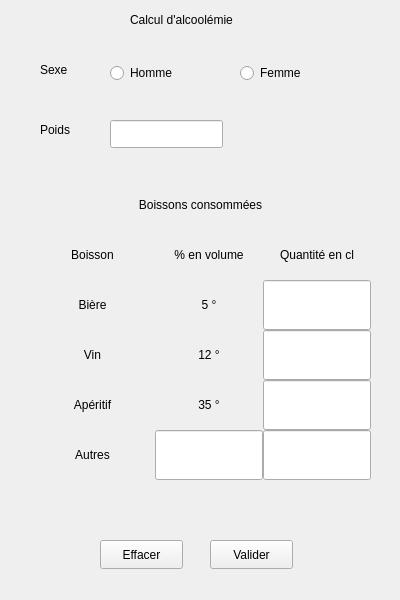
<?xml version="1.0" encoding="UTF-8"?>
<ui version="4.0">
 <class>MainWindow</class>
 <widget class="QMainWindow" name="MainWindow">
  <property name="enabled">
   <bool>true</bool>
  </property>
  <property name="geometry">
   <rect>
    <x>0</x>
    <y>0</y>
    <width>400</width>
    <height>600</height>
   </rect>
  </property>
  <property name="sizePolicy">
   <sizepolicy hsizetype="Expanding" vsizetype="Ignored">
    <horstretch>0</horstretch>
    <verstretch>0</verstretch>
   </sizepolicy>
  </property>
  <property name="maximumSize">
   <size>
    <width>400</width>
    <height>600</height>
   </size>
  </property>
  <property name="windowTitle">
   <string>MainWindow</string>
  </property>
  <widget class="QWidget" name="centralwidget">
   <property name="maximumSize">
    <size>
     <width>400</width>
     <height>600</height>
    </size>
   </property>
   <widget class="QLabel" name="title">
    <property name="geometry">
     <rect>
      <x>130</x>
      <y>10</y>
      <width>131</width>
      <height>20</height>
     </rect>
    </property>
    <property name="text">
     <string>Calcul d'alcoolémie</string>
    </property>
   </widget>
   <widget class="QLabel" name="sex">
    <property name="geometry">
     <rect>
      <x>40</x>
      <y>60</y>
      <width>63</width>
      <height>20</height>
     </rect>
    </property>
    <property name="text">
     <string>Sexe</string>
    </property>
   </widget>
   <widget class="QLabel" name="weight">
    <property name="geometry">
     <rect>
      <x>40</x>
      <y>120</y>
      <width>63</width>
      <height>20</height>
     </rect>
    </property>
    <property name="text">
     <string>Poids</string>
    </property>
   </widget>
   <widget class="QRadioButton" name="man">
    <property name="geometry">
     <rect>
      <x>110</x>
      <y>60</y>
      <width>112</width>
      <height>26</height>
     </rect>
    </property>
    <property name="text">
     <string>Homme</string>
    </property>
   </widget>
   <widget class="QRadioButton" name="woman">
    <property name="geometry">
     <rect>
      <x>240</x>
      <y>60</y>
      <width>112</width>
      <height>26</height>
     </rect>
    </property>
    <property name="text">
     <string>Femme</string>
    </property>
   </widget>
   <widget class="QPushButton" name="delete_2">
    <property name="geometry">
     <rect>
      <x>100</x>
      <y>540</y>
      <width>83</width>
      <height>29</height>
     </rect>
    </property>
    <property name="text">
     <string>Effacer</string>
    </property>
   </widget>
   <widget class="QPushButton" name="check">
    <property name="geometry">
     <rect>
      <x>210</x>
      <y>540</y>
      <width>83</width>
      <height>29</height>
     </rect>
    </property>
    <property name="text">
     <string>Valider</string>
    </property>
   </widget>
   <widget class="QWidget" name="gridLayoutWidget">
    <property name="geometry">
     <rect>
      <x>30</x>
      <y>180</y>
      <width>341</width>
      <height>301</height>
     </rect>
    </property>
    <layout class="QGridLayout" name="gridLayout" rowstretch="0,0,0,0,0,0" columnstretch="5,0,0">
     <property name="sizeConstraint">
      <enum>QLayout::SizeConstraint::SetMaximumSize</enum>
     </property>
     <property name="leftMargin">
      <number>0</number>
     </property>
     <property name="topMargin">
      <number>0</number>
     </property>
     <property name="spacing">
      <number>0</number>
     </property>
     <item row="5" column="2">
      <widget class="QLineEdit" name="other_quantity_input">
       <property name="minimumSize">
        <size>
         <width>0</width>
         <height>50</height>
        </size>
       </property>
      </widget>
     </item>
     <item row="4" column="0">
      <widget class="QLabel" name="aperitif">
       <property name="minimumSize">
        <size>
         <width>0</width>
         <height>50</height>
        </size>
       </property>
       <property name="text">
        <string>Apéritif</string>
       </property>
       <property name="alignment">
        <set>Qt::AlignmentFlag::AlignCenter</set>
       </property>
      </widget>
     </item>
     <item row="3" column="1">
      <widget class="QLabel" name="wine_percentage">
       <property name="text">
        <string>12 °</string>
       </property>
       <property name="alignment">
        <set>Qt::AlignmentFlag::AlignCenter</set>
       </property>
      </widget>
     </item>
     <item row="1" column="1">
      <widget class="QLabel" name="percentage">
       <property name="text">
        <string>% en volume</string>
       </property>
       <property name="alignment">
        <set>Qt::AlignmentFlag::AlignCenter</set>
       </property>
      </widget>
     </item>
     <item row="1" column="2">
      <widget class="QLabel" name="quantity">
       <property name="maximumSize">
        <size>
         <width>16777215</width>
         <height>50</height>
        </size>
       </property>
       <property name="text">
        <string>Quantité en cl</string>
       </property>
       <property name="alignment">
        <set>Qt::AlignmentFlag::AlignCenter</set>
       </property>
      </widget>
     </item>
     <item row="3" column="2">
      <widget class="QLineEdit" name="wine_input">
       <property name="minimumSize">
        <size>
         <width>0</width>
         <height>50</height>
        </size>
       </property>
      </widget>
     </item>
     <item row="2" column="2">
      <widget class="QLineEdit" name="beer_input">
       <property name="minimumSize">
        <size>
         <width>0</width>
         <height>50</height>
        </size>
       </property>
      </widget>
     </item>
     <item row="3" column="0">
      <widget class="QLabel" name="wine">
       <property name="minimumSize">
        <size>
         <width>0</width>
         <height>50</height>
        </size>
       </property>
       <property name="text">
        <string>Vin</string>
       </property>
       <property name="alignment">
        <set>Qt::AlignmentFlag::AlignCenter</set>
       </property>
      </widget>
     </item>
     <item row="1" column="0">
      <widget class="QLabel" name="drink">
       <property name="maximumSize">
        <size>
         <width>16777215</width>
         <height>50</height>
        </size>
       </property>
       <property name="text">
        <string>Boisson</string>
       </property>
       <property name="alignment">
        <set>Qt::AlignmentFlag::AlignCenter</set>
       </property>
      </widget>
     </item>
     <item row="4" column="1">
      <widget class="QLabel" name="aperitif_percentage">
       <property name="text">
        <string>35 °</string>
       </property>
       <property name="alignment">
        <set>Qt::AlignmentFlag::AlignCenter</set>
       </property>
      </widget>
     </item>
     <item row="5" column="0">
      <widget class="QLabel" name="other">
       <property name="minimumSize">
        <size>
         <width>0</width>
         <height>50</height>
        </size>
       </property>
       <property name="text">
        <string>Autres</string>
       </property>
       <property name="alignment">
        <set>Qt::AlignmentFlag::AlignCenter</set>
       </property>
      </widget>
     </item>
     <item row="4" column="2">
      <widget class="QLineEdit" name="aperitif_input">
       <property name="minimumSize">
        <size>
         <width>0</width>
         <height>50</height>
        </size>
       </property>
      </widget>
     </item>
     <item row="2" column="1">
      <widget class="QLabel" name="beer_percentage">
       <property name="maximumSize">
        <size>
         <width>16777215</width>
         <height>50</height>
        </size>
       </property>
       <property name="text">
        <string>5 °</string>
       </property>
       <property name="alignment">
        <set>Qt::AlignmentFlag::AlignCenter</set>
       </property>
      </widget>
     </item>
     <item row="5" column="1">
      <widget class="QLineEdit" name="other_percentage_input">
       <property name="minimumSize">
        <size>
         <width>0</width>
         <height>50</height>
        </size>
       </property>
      </widget>
     </item>
     <item row="2" column="0">
      <widget class="QLabel" name="beer">
       <property name="minimumSize">
        <size>
         <width>0</width>
         <height>50</height>
        </size>
       </property>
       <property name="maximumSize">
        <size>
         <width>16777215</width>
         <height>50</height>
        </size>
       </property>
       <property name="text">
        <string>Bière</string>
       </property>
       <property name="alignment">
        <set>Qt::AlignmentFlag::AlignCenter</set>
       </property>
      </widget>
     </item>
     <item row="0" column="0" colspan="3">
      <widget class="QLabel" name="comsumption_label">
       <property name="minimumSize">
        <size>
         <width>50</width>
         <height>0</height>
        </size>
       </property>
       <property name="maximumSize">
        <size>
         <width>500</width>
         <height>50</height>
        </size>
       </property>
       <property name="layoutDirection">
        <enum>Qt::LayoutDirection::LeftToRight</enum>
       </property>
       <property name="text">
        <string>Boissons consommées</string>
       </property>
       <property name="alignment">
        <set>Qt::AlignmentFlag::AlignCenter</set>
       </property>
      </widget>
     </item>
    </layout>
   </widget>
   <widget class="QLineEdit" name="weight_input">
    <property name="geometry">
     <rect>
      <x>110</x>
      <y>120</y>
      <width>113</width>
      <height>28</height>
     </rect>
    </property>
   </widget>
   <widget class="QLabel" name="information">
    <property name="geometry">
     <rect>
      <x>30</x>
      <y>500</y>
      <width>341</width>
      <height>20</height>
     </rect>
    </property>
    <property name="text">
     <string/>
    </property>
    <property name="alignment">
     <set>Qt::AlignmentFlag::AlignCenter</set>
    </property>
   </widget>
  </widget>
 </widget>
 <resources/>
 <connections/>
</ui>
